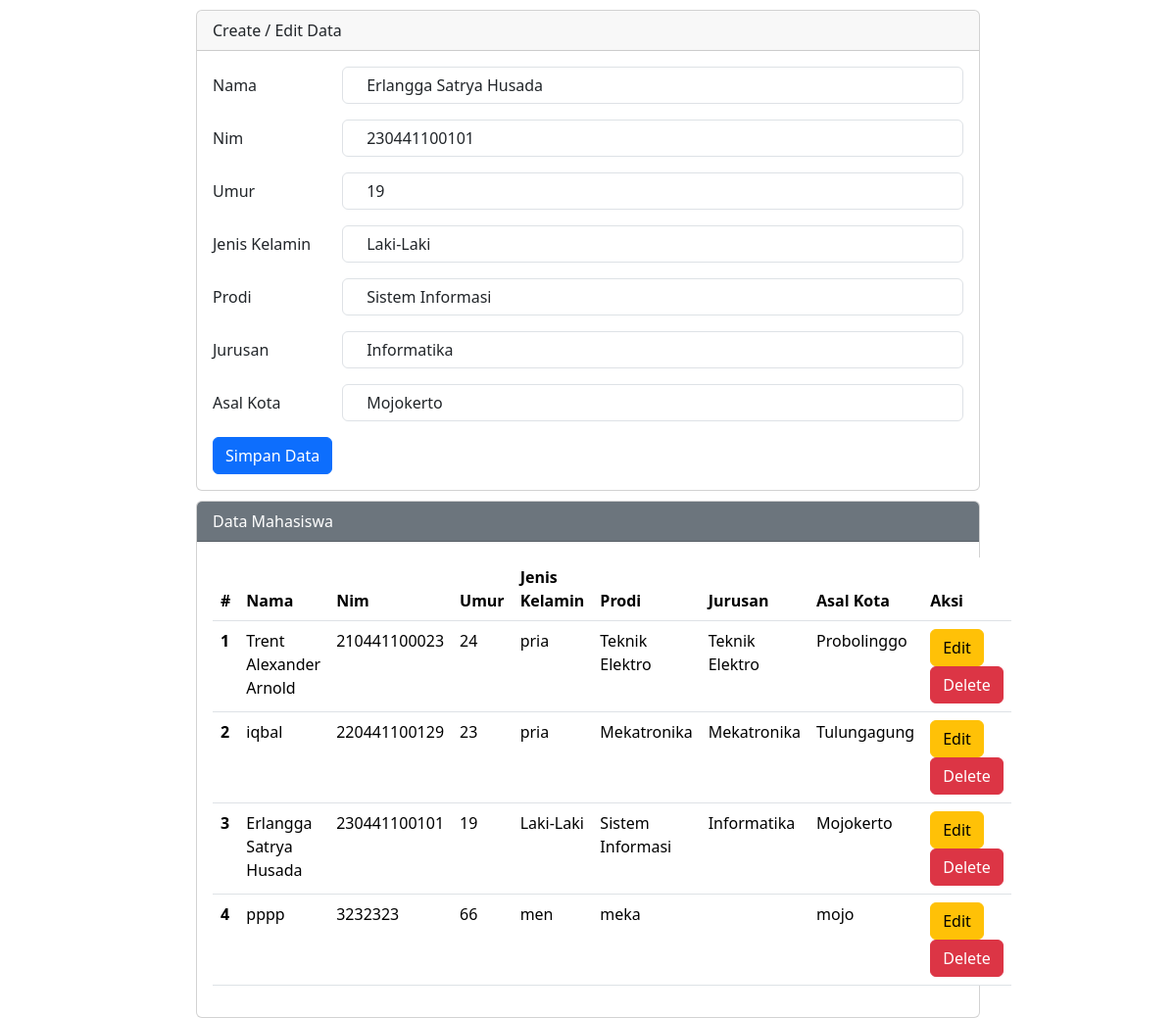
Page /crudFinal/index.php?op=edit&id=16 on the committed database.
### tables this page shows
CREATE TABLE `mahasiswa` (
  `id` int(11) NOT NULL,
  `nama` varchar(25) NOT NULL,
  `nim` varchar(25) NOT NULL,
  `umur` varchar(25) NOT NULL,
  `jenis_kelamin` varchar(25) NOT NULL,
  `prodi` varchar(25) NOT NULL,
  `jurusan` varchar(25) NOT NULL,
  `asal_kota` varchar(25) NOT NULL
);

### crudFinal/index.php (the view, shortened to what this page needs)
<?php
$host = "127.0.0.1:3308";
$user = "root";
$pass = "";
$db = "db_crud";
$koneksi = mysqli_connect($host, $user, $pass, $db);
$nama           = "";
$nim            = "";
$umur           = "";
$jenis_kelamin  = "";
$prodi          = "";
$jurusan        = "";
$asal_kota      = "";
if(isset($_GET['op'])){
    $op = $_GET['op'];
} else {
    $op = "";
}
if($op == 'edit'){
    $id             = $_GET['id'];
    $sql1           = "select * from mahasiswa where id = '$id'";
    $q1             = mysqli_query($koneksi,$sql1);
    $r1             = mysqli_fetch_array($q1);
    $nama           = $r1['nama'];
    $nim            = $r1['nim'];
    $umur           = $r1['umur'];
    $jenis_kelamin  = $r1['jenis_kelamin'];
    $prodi          = $r1['prodi'];
    $jurusan        = $r1['jurusan'];
    $asal_kota      = $r1['asal_kota'];
}
?>
<!DOCTYPE html>
<html lang="en">
<head>
    <link href="https://cdn.jsdelivr.net/npm/bootstrap@5.3.3/dist/css/bootstrap.min.css" rel="stylesheet">
</head>
<body>
    <div class="mx-auto">
        <div class="card">
            <div class="card-header">
                Create / Edit Data
            </div>
            <div class="card-body">
                <form action="" method="POST">
                    <div class="mb-3 row">
                        <label for="nama" class="col-sm-2 col-form-label">Nama</label>
                        <div class="col-sm-10">
                            <input type="text" class="form-control" id="nama" name="nama" value=" <?php echo $nama ?> ">
                        </div>
                    </div>
                    <div class="mb-3 row">
                        <label for="nim" class="col-sm-2 col-form-label">Nim</label>
                        <div class="col-sm-10">
                            <input type="text" class="form-control" id="nim" name="nim" value=" <?php echo $nim ?> ">
                        </div>
                    </div>
                    <div class="mb-3 row">
                        <label for="umur" class="col-sm-2 col-form-label">Umur</label>
                        <div class="col-sm-10">
                            <input type="text" class="form-control" id="umur" name="umur" value=" <?php echo $umur ?> ">
                        </div>
                    </div>
                    <div class="mb-3 row">
                        <label for="jenis_kelamin" class="col-sm-2 col-form-label">Jenis Kelamin</label>
                        <div class="col-sm-10">
                            <input type="text" class="form-control" id="jenis_kelamin" name="jenis_kelamin" value=" <?php echo $jenis_kelamin ?> ">
                        </div>
                    </div>
                    <div class="mb-3 row">
                        <label for="prodi" class="col-sm-2 col-form-label">Prodi</label>
                        <div class="col-sm-10">
                            <input type="text" class="form-control" id="prodi" name="prodi" value=" <?php echo $prodi ?> ">
                        </div>
                    </div>
                    <div class="mb-3 row">
                        <label for="jurusan" class="col-sm-2 col-form-label">Jurusan</label>
                        <div class="col-sm-10">
                            <input type="text" class="form-control" id="jurusan" name="jurusan" value=" <?php echo $jurusan ?> ">
                        </div>
                    </div>
                    <div class="mb-3 row">
                        <label for="asal_kota" class="col-sm-2 col-form-label">Asal Kota</label>
                        <div class="col-sm-10">
                            <input type="text" class="form-control" id="asal_kota" name="asal_kota" value=" <?php echo $asal_kota ?> ">
                        </div>
                    </div>
                    <div class="col-12">
                        <input type="submit" name="simpan" value="Simpan Data" class="btn btn-primary">
                    </div>
                </form>
            </div>
        </div>
        <div class="card">
            <div class="card-header text-white bg-secondary">
                Data Mahasiswa
            </div>
            <div class="card-body">
                <table class="table">
                    <thead>
                        <tr>
                            <th scope="col">#</th>
                            <th scope="col">Nama</th>
                            <th scope="col">Nim</th>
                            <th scope="col">Umur</th>
                            <th scope="col">Jenis Kelamin</th>
                            <th scope="col">Prodi</th>
                            <th scope="col">Jurusan</th>
                            <th scope="col">Asal Kota</th>
                            <th scope="col">Aksi</th>
                        </tr>
                    <tbody>
                        <?php
                        $sql2   = "select * from mahasiswa order by id desc";
                        $q2 = mysqli_query($koneksi, $sql2);
                        $urut = 1;
                        while ($r2 = mysqli_fetch_array($q2)) {
                            $id            = $r2['id'];
                            $nama          = $r2['nama'];
                            $nim           = $r2['nim'];
                            $umur          = $r2['umur'];
                            $jenis_kelamin = $r2['jenis_kelamin'];
                            $prodi         = $r2['prodi'];
                            $jurusan       = $r2['jurusan'];
                            $asal_kota     = $r2['asal_kota'];
                        ?>
                            <tr>
                                <th scope="row"> <?php echo $urut++         ?> </th>
                                <td scope="row"> <?php echo $nama           ?> </td>
                                <td scope="row"> <?php echo $nim            ?> </td>
                                <td scope="row"> <?php echo $umur           ?> </td>
                                <td scope="row"> <?php echo $jenis_kelamin  ?> </td>
                                <td scope="row"> <?php echo $prodi          ?> </td>
                                <td scope="row"> <?php echo $jurusan        ?> </td>
                                <td scope="row"> <?php echo $asal_kota      ?> </td>
                                <td scope="row">
                                    <a href="index.php?op=edit&id=<?php echo $id  ?>"><button type="button" class="btn btn-warning">Edit</button></a>
                                    <a href="index.php?op=delete&id= <?php echo $id ?>" onclick="return confirm('Yakin Mau delete data?')"><button type="button" class="btn btn-danger">Delete</button></a>
                                </td>
                            </tr>
                        <?php
                        }
                        ?>
                    </tbody>
                    </thead>
                </table>
            </div>
        </div>
    </div>
</body>
</html>

### crudFinal/index.php (style rules this page uses)
.mx-auto { width: 800px; }
.card { margin-top: 10px; }

### rows in the picture
mahasiswa: nama "Erlangga Satrya Husada", nim "230441100101", umur "19", jenis_kelamin "Laki-Laki", prodi "Sistem Informasi", jurusan "Informatika", asal_kota "Mojokerto"
mahasiswa: nama "Trent Alexander Arnold", nim "210441100023", umur "24", jenis_kelamin "pria", prodi "Teknik Elektro", jurusan "Teknik Elektro", asal_kota "Probolinggo"
mahasiswa: nama "iqbal", nim "220441100129", umur "23", jenis_kelamin "pria", prodi "Mekatronika", jurusan "Mekatronika", asal_kota "Tulungagung"
mahasiswa: nama "pppp", nim "3232323", umur "66", jenis_kelamin "men", prodi "meka", asal_kota "mojo"
